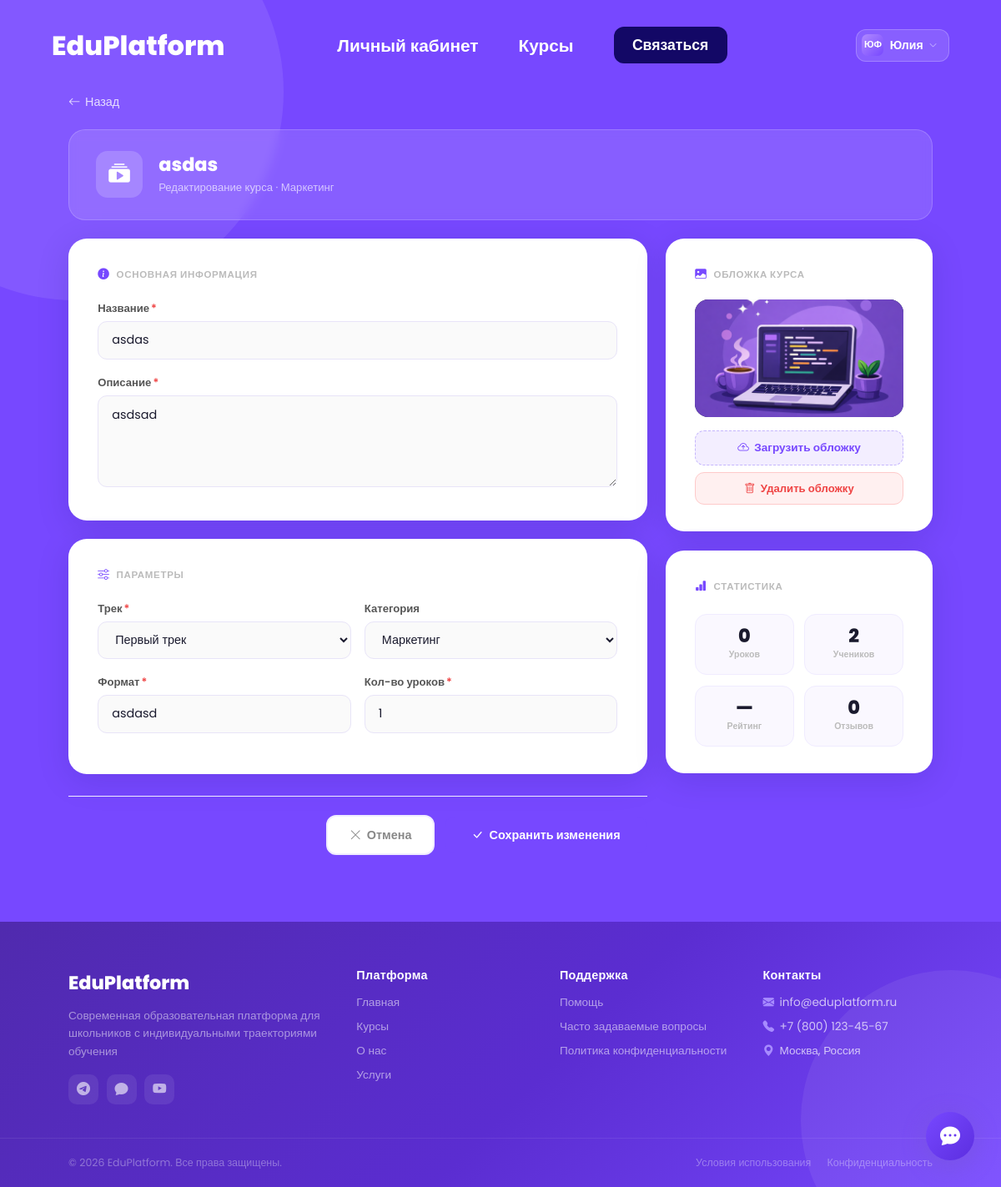
/education/courses/4/edit/ (signed in), run on an earlier commit of the app's database.
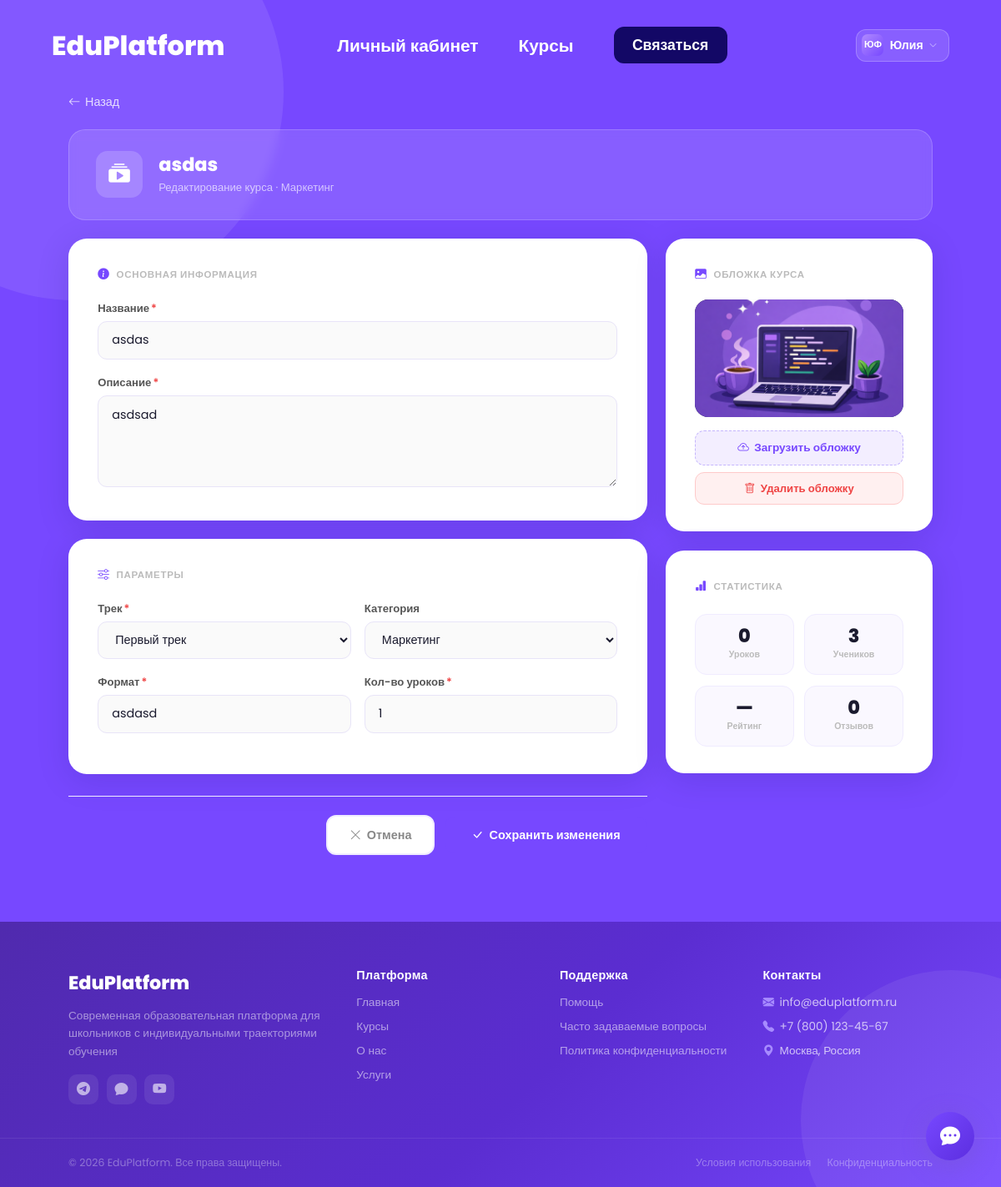
And on a later commit of the database.
### apps/education/models.py (models this page shows, shortened)
class Course(models.Model):
    track = models.ForeignKey(
        Track, on_delete=models.CASCADE, related_name="courses",
        verbose_name="Трек"
    )
    name = models.CharField(max_length=200, verbose_name="Название")
    description = models.TextField(verbose_name="Описание")
    category = models.ForeignKey(
        "CourseCategory", on_delete=models.SET_NULL, null=True, blank=True,
        verbose_name="Категория"
    )
    image = models.ImageField(
        upload_to="courses/images/",
        null=True,
        blank=True,
        verbose_name="Изображение курса",
        help_text="Изображение, отображаемое на главной странице."
    )
    mentors = models.ManyToManyField(
        "mentors.Mentor", blank=True, related_name="courses",
        verbose_name="Наставники"
    )
    format = models.CharField(max_length=50, verbose_name="Формат")
    duration_hours = models.PositiveIntegerField(verbose_name="Кол-во уроков")
    class Meta:
        verbose_name = "Курс"
        verbose_name_plural = "Курсы"
    @property
    def average_rating(self) -> float:
        agg = self.reviews.aggregate(avg_rating=Avg("rating"))
        return round(agg["avg_rating"] or 0.0, 1)
    @property
    def reviews_count(self) -> int:
        return self.reviews.count()

class CourseCategory(models.Model):
    name = models.CharField(max_length=100, verbose_name="Название категории")
    class Meta:
        verbose_name = "Категория курса"
        verbose_name_plural = "Категории курсов"
    def __str__(self):
        return self.name

### apps/education/views.py (the view, shortened to what this page needs)
# urls.py: path("courses/<int:pk>/edit/", CourseUpdateView.as_view(), name="course_edit"),
class CourseUpdateView(RoleRequiredMixin, UpdateView):
    model = Course
    fields = ["track", "name", "description", "category", "image", "format", "duration_hours"]
    template_name = "education/course_edit.html"
    allowed_roles = (User.Role.ADMIN, User.Role.MENTOR)

### apps/common/mixins.py (called while the page is built)
    def dispatch(self, request, *args, **kwargs):
        if not self.allowed_roles:
            return super().dispatch(request, *args, **kwargs)
        if not hasattr(request.user, "role"):
            return redirect("login")
        if request.user.role not in self.allowed_roles:
            return redirect("login")
        return super().dispatch(request, *args, **kwargs)

### apps/education/models.py (called while the page is built)
    def __str__(self):
        return self.name

### apps/users/models.py (called while the page is built)
    def get_full_name(self):
        return f"{self.first_name} {self.last_name}"

### templates/education/course_edit.html (shortened to what the changed rows need)
{% extends "base_template.html" %}
{% load static %}
{% block content %}
<div class="ce-wrap">
  <div class="ce-hero">
    <div>
      <div class="ce-hero-title">{{ object.name }}</div>
      <div class="ce-hero-sub">Редактирование курса · {{ object.category.name|default:"Без категории" }}</div>
    </div>
  </div>
  <form method="post" enctype="multipart/form-data" id="courseEditForm">
    <div class="ce-grid">
      <div class="ce-left">
        <div class="ce-card">
          {% with field=form.name %}
          <div class="ce-field">
            <label for="{{ field.id_for_label }}">
              {{ field.label }}{% if field.field.required %}<span class="req">*</span>{% endif %}
            </label>
            <input type="text" name="{{ field.html_name }}" id="{{ field.id_for_label }}"
                   value="{{ field.value|default_if_none:'' }}"
                   class="ce-input" placeholder="Например: Основы программирования">
          </div>
          {% endwith %}
          {% with field=form.description %}
          <div class="ce-field">
            <label for="{{ field.id_for_label }}">
              {{ field.label }}{% if field.field.required %}<span class="req">*</span>{% endif %}
            </label>
            <textarea name="{{ field.html_name }}" id="{{ field.id_for_label }}"
                      class="ce-input" placeholder="Опишите, чему научатся ученики...">{{ field.value|default_if_none:'' }}</textarea>
          </div>
          {% endwith %}
        </div>
        <div class="ce-card">
          <div class="ce-row2">
            {% with field=form.format %}
            <div class="ce-field">
              <label for="{{ field.id_for_label }}">
                {{ field.label }}{% if field.field.required %}<span class="req">*</span>{% endif %}
              </label>
              <input type="text" name="{{ field.html_name }}" id="{{ field.id_for_label }}"
                     value="{{ field.value|default_if_none:'' }}"
                     class="ce-input" placeholder="Онлайн">
            </div>
            {% endwith %}
          </div>
        </div>
      </div>
      <div class="ce-right">
        <div class="ce-card">
          <div class="ce-img-preview" id="imgPreview">
            {% if object.image %}
              <img src="{{ object.image.url }}" alt="" id="imgPreviewEl">
            {% else %}
              <i class="bi bi-collection-play-fill ce-img-placeholder" id="imgPlaceholder"></i>
            {% endif %}
          </div>
        </div>
        <div class="ce-card" style="margin-top:1.4rem">
          <div class="ce-stats">
            <div class="ce-stat">
              <div class="ce-stat-val">{{ object.lessons.count }}</div>
              <div class="ce-stat-lbl">Уроков</div>
            </div>
            <div class="ce-stat">
              <div class="ce-stat-val">{{ object.enrollment_set.count }}</div>
              <div class="ce-stat-lbl">Учеников</div>
            </div>
            <div class="ce-stat">
              <div class="ce-stat-val">{{ object.reviews_count }}</div>
              <div class="ce-stat-lbl">Отзывов</div>
            </div>
          </div>
        </div>
      </div>
    </div>
  </form>
</div>
{% endblock %}

What changed in the data, as far as the page shows it:
changed Course "asdas": enrollment_set.count "2" → "3"
